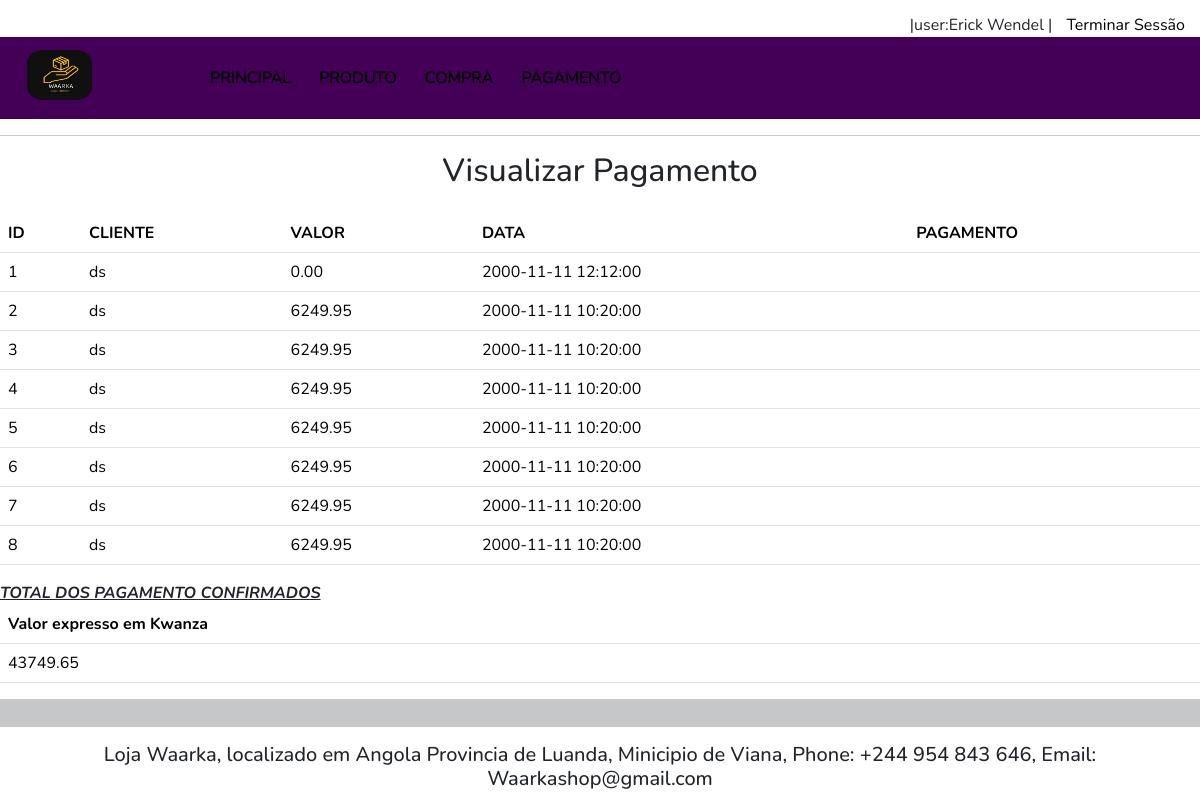
The page /Ver_pagamento.php (signed in) on the database its author committed.
### tables this page shows
CREATE TABLE `pagamento` (
  `idpagamento` int(12) NOT NULL,
  `valor` decimal(11,2) NOT NULL,
  `data` datetime NOT NULL,
  `telefone` int(11) NOT NULL,
  `id_usuario` int(12) NOT NULL
);

CREATE TABLE `usuarios` (
  `id_usuario` int(11) NOT NULL,
  `nome` varchar(100) NOT NULL,
  `email` varchar(100) NOT NULL,
  `senha` varchar(255) NOT NULL,
  `telefone` int(11) DEFAULT NULL
);

### Ver_pagamento.php (the view, shortened to what this page needs)
<?php
include("db.php");
?>
<html lang="en">
<head>
    <link rel="stylesheet" href="style.css">
    <link rel="stylesheet" href="https://cdnjs.cloudflare.com/ajax/libs/font-awesome/6.5.1/css/all.min.css">
    <link href="https://cdn.jsdelivr.net/npm/bootstrap@5.0.2/dist/css/bootstrap.min.css" rel="stylesheet">
    <link rel="stylesheet" href="./bootstrap/css/bootstrap.css">
</head>
<body>
    <div class=" top-navbar">
        <?php if(isset($_SESSION['usuario_logado'])): ?>
          <div class="icons">
            <span>|user:<?php echo $_SESSION['usuario_nome']; ?> |</span>
            <a href="logout.php">Terminar Sessão</a>
          </div>
        <?php endif; ?>
    </div>
    <nav class="navbar navbar-expand-lg" id="navbar">
        <div class="container-fluid">
          <a class="navbar-brand" href="index_admin.php" id="logo"><img src="images/logo.jpg" alt="" id="lg">
          <div class="collapse navbar-collapse" id="navbarSupportedContent">
            <ul class="navbar-nav me-auto mb-2 mb-lg-0">
            <li class="nav-item">
                <a class="nav-link active" aria-current="page" href="index_admin.php">PRINCIPAL</a>
              </li>
              <li class="nav-item">
                <a class="nav-link active" href="Ver_Produto.php">PRODUTO</a>
              </li>
              <li class="nav-item">
                <a class="nav-link active" href="compra.php">COMPRA</a>
              </li>
              <li class="nav-item">
                <a class="nav-link active" href="Ver_pagamento.php">PAGAMENTO</a>
              </li>
            </ul>
          </div>
        </div>
      </nav>
<hr widht="" align="center" size="" color="" noshade="">
<form action="#" method="POST">
<h2 align ="center" class="mb-4">Visualizar Pagamento</h2>
<table class="table">
<tr>
<th>ID</th>
<th>CLIENTE</th>
<th>VALOR</th>
<th>DATA</th>
<th>PAGAMENTO</th>
</tr>
<?php
$consulta= " select t1.idpagamento as 'ID', t2.nome as 'CLIENTE', T1.VALOR, T1.DATA, 'PAGAMENTO' ' CONFIRMADO' FROM pagamento as t1 JOIN usuarios as t2 on t2.telefone=t1.telefone ";
$resultado= mysqli_query($conn,$consulta);
while  ($row=mysqli_fetch_array($resultado))
{
    echo
     "<tr> <td>".$row['ID']
    ."</td><td>".$row['CLIENTE']
    ."</td><td>".$row['VALOR']
    ."</td><td>".$row['DATA']
    ."</td><td>".$row['PAGAMENTO']
    ?>
    </tr>
    <?php
  }
?>
</table>
<B>
<I>
<U>
TOTAL DOS PAGAMENTO CONFIRMADOS
</B>
<table class="table">
<tr>
<th>Valor expresso em Kwanza</th>
</tr>
<?php
$consulta= "select SUM( T1.VALOR) AS TOTAL FROM pagamento as t1 JOIN usuarios as t2 on t2.telefone=t1.telefone";
$resultado= mysqli_query($conn,$consulta);
while  ($row=mysqli_fetch_array($resultado))
{
    echo
    "<tr> <td>".$row['TOTAL']
    ?>
    </tr>
    <?php
  }
?>
</table>
        <hr widht="30" align="center" size="30" color="yellow" noshade="">
<h5 align="center">Loja Waarka, localizado em Angola Provincia de Luanda, Minicipio de Viana, Phone:</small> +244 954 843 646, Email:</small> Waarkashop@gmail.com </h5>
</body>
</html>

### style.css (style rules this page uses)
* { margin: 0%; padding: 0%; box-sizing: border-box; outline: none; font-family: "Nunito", sans-serif; }
.top-navbar { display: flex; justify-content: space-between; }
.top-navbar .icons { margin-top: 13px; margin-right: 15px; }
.top-navbar a { text-decoration: none; color: black; margin-left: 10px; }
#navbar { background-color: rgb(67 0 86); }
#logo { margin-left: 15px; color: white; font-size: 25px; font-weight: bold; margin-bottom: 6px; }
.navbar-nav { margin-left: 20px; }
.nav-item { margin-left: 10px; }
.nav-item .nav-link { color: white; margin-left: 2px; text-shadow: 0px 0px 1px black; transition: 0.5s ease; }
html { scroll-behavior: smooth; }
#lg { width: 65px; height: 50px; border-radius: 25%; }

### rows shown on the page
pagamento: idpagamento "1", usuarios.nome "ds", valor "0.00", data "2000-11-11 12:12:00"
pagamento: idpagamento "2", usuarios.nome "ds", valor "6249.95", data "2000-11-11 10:20:00"
pagamento: idpagamento "3", usuarios.nome "ds", valor "6249.95", data "2000-11-11 10:20:00"
pagamento: idpagamento "4", usuarios.nome "ds", valor "6249.95", data "2000-11-11 10:20:00"
pagamento: idpagamento "5", usuarios.nome "ds", valor "6249.95", data "2000-11-11 10:20:00"
pagamento: idpagamento "6", usuarios.nome "ds", valor "6249.95", data "2000-11-11 10:20:00"
pagamento: idpagamento "7", usuarios.nome "ds", valor "6249.95", data "2000-11-11 10:20:00"
pagamento: idpagamento "8", usuarios.nome "ds", valor "6249.95", data "2000-11-11 10:20:00"

### other values the page prints
$_SESSION['usuario_nome'] "Erick Wendel"
$row['TOTAL'] "43749.65"
